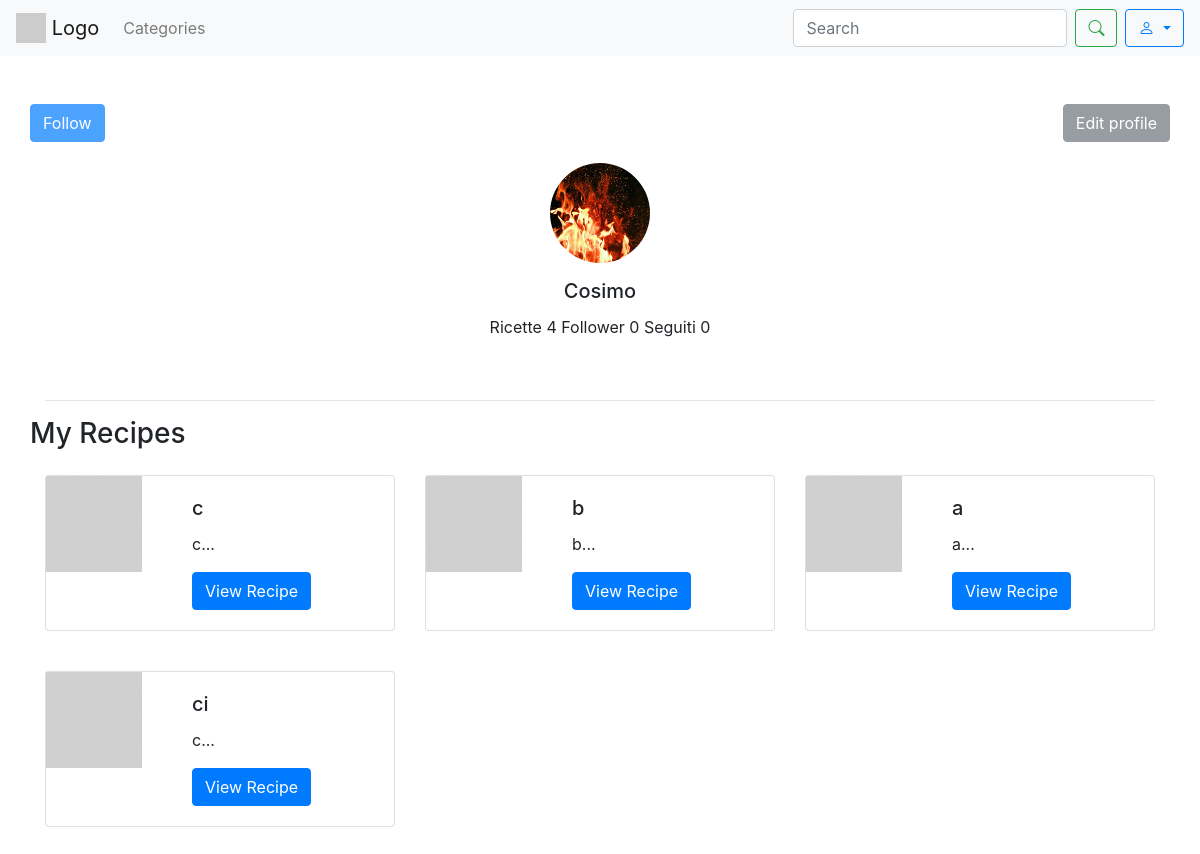
/profilo/ (signed in), run on an earlier commit of the app's database.
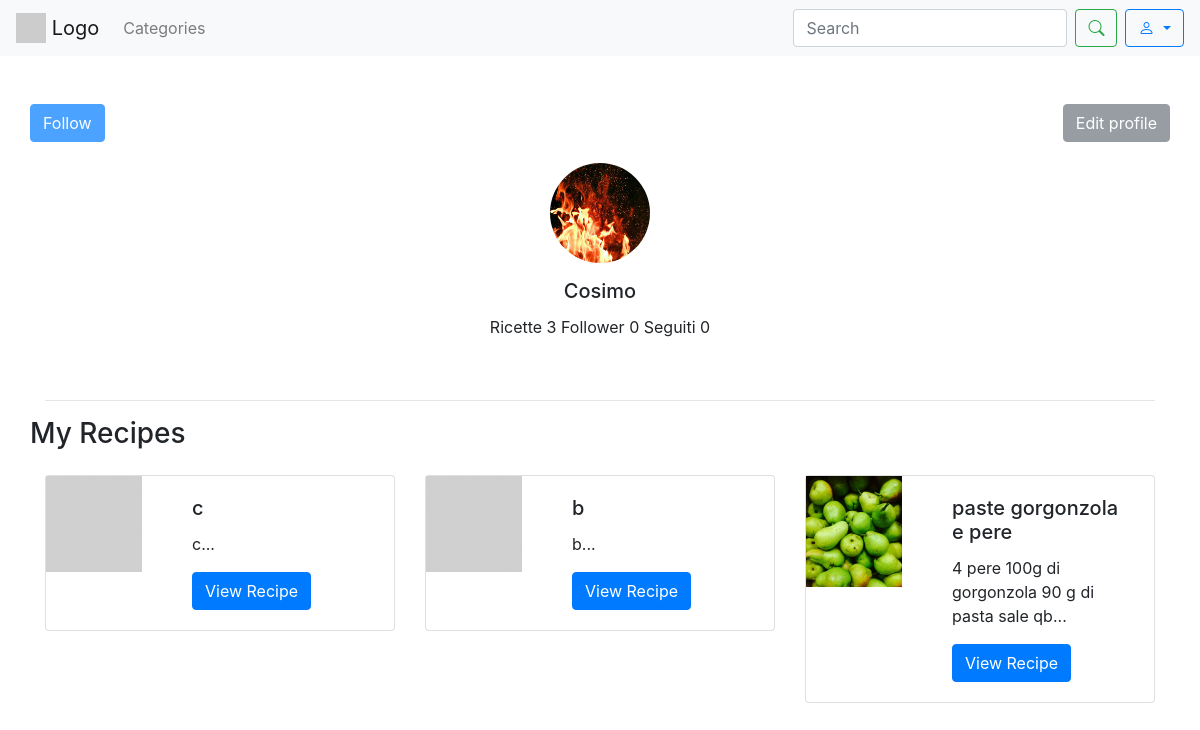
And on a later commit of the database.
### sito/models.py (models this page shows, shortened)
class CustomUser(AbstractUser):
    profile_image = models.ImageField(upload_to='profile_images/', blank=True, null=True)
    def get_profile_picture_url(self):
        if self.profile_image:
            return self.profile_image.url
        return static('images/defaultprofile.jpg')
    def count_recipes(self):
        return self.recipe_set.count()
    def count_followers(self):
        return self.followers.count()
    def count_following(self):
        return self.following.count()

class Recipe(models.Model):
    title = models.CharField(max_length=200)
    photo = models.ImageField(upload_to='recipes_photos/', blank=True, null=True)
    preparationtime = models.CharField(help_text="Totale tempo di preparazione (es: 1 hour 30 minutes)", max_length=200,
                                       blank=True, null=True)
    category = models.ForeignKey(Category, on_delete=models.CASCADE)
    user = models.ForeignKey('CustomUser', on_delete=models.CASCADE)
    ingredients = models.TextField()
    instructions = models.TextField()

### sito/views.py (the view)
# urls.py: path("profilo/", profilo, name='profilo'),
def profilo(request):
    recipes = Recipe.objects.filter(user=request.user)
    return render(request, 'profile.html', {'recipes': recipes})

### template/profile.html (shortened to what this page needs)
<!DOCTYPE html>
{% load static %}
<html lang="en">
<head>
    <link rel="stylesheet" href="https://maxcdn.bootstrapcdn.com/bootstrap/4.5.2/css/bootstrap.min.css">
    <link rel="stylesheet" href="https://cdn.jsdelivr.net/npm/bootstrap-icons/font/bootstrap-icons.css">
</head>
<body>
    <nav class="navbar navbar-expand-lg navbar-light bg-light">
        <a class="navbar-brand" href="{% url 'homepage' %}">
            <img src="https://via.placeholder.com/30" alt="Logo" class="d-inline-block align-top">
            Logo
        </a>
            <ul class="navbar-nav mr-auto">
                <li class="nav-item">
                    <a class="nav-link" href="#">Categories</a>
                </li>
            </ul>
            <form class="form-inline my-2 my-lg-0">
                <input class="form-control mr-sm-2" type="search" placeholder="Search" aria-label="Search">
                <button class="btn btn-outline-success my-2 my-sm-0" type="submit"><i class="bi bi-search"></i></button>
            </form>
            <div class="dropdown ml-2">
                <button class="btn btn-outline-primary dropdown-toggle" type="button" id="userDropdown" data-toggle="dropdown" aria-haspopup="true" aria-expanded="false">
                    <i class="bi bi-person"></i>
                </button>
            </div>
    </nav>
    <div class="container py-5">
        <div class="row justify-content-between">
            <button type="button" class="btn btn-primary" style="opacity: 0.7;">Follow</button>
            <a class="btn btn-secondary"  href="{% url 'mysetting' %}" role="button" style="opacity: 0.7;">Edit profile</a>
        </div>
        <div class="row justify-content-center">
            <div class="col-md-6 text-center">
                <div class="card border-white mb-4">
                    <div class="card-body">
                        <img src=" {{ user.get_profile_picture_url }} " alt="Profile Picture" class="rounded-circle img-fluid mb-3" style="width: 100px; height: 100px;">
                        <h5 class="card-title">{{ user.username }}</h5>
                        <p class="card-text">Ricette {{ user.count_recipes }} Follower {{ user.count_followers }} Seguiti {{ user.count_following }} </p>
                    </div>
                </div>
            </div>
        </div>
        <hr>
        <div class="row">
            <h3 class="text-center mb-4">My Recipes</h3>
        </div>
        <div class="row">
                {% for recipe in recipes %}
                <div class="col-md-4 mb-4">
                    <div class="card mb-3" style="max-width: 540px;">
                        <div class="row g-0">
                              <div class="col-md-4">
                                  {% if recipe.photo %}
                                    <img src=" {{ recipe.photo.url }} " class="img-fluid rounded-start" alt="foto ricetta" >
                                  {% else %}
                                    <img src="{% static 'images/defaultrecipe.jpg' %}" class="img-fluid rounded-start" alt="foto ricetta">
                                  {% endif %}
                              </div>
                            <div class="col-md-8">
                                <div class="card-body">
                                    <h5 class="card-title">{{ recipe.title }}</h5>
                                    <p class="card-text">{{ recipe.ingredients|slice:":100" }}...</p>
                                    <a href="{% url 'recipe_detail' recipe.id %}" class="btn btn-primary">View Recipe</a>
                                </div>
                            </div>
                        </div>
                    </div>
                </div>
            {% endfor %}
        </div>
    </div>
</body>
</html>

What changed in the data, as far as the page shows it:
removed Recipe: title "a", ingredients "a"
removed Recipe: title "ci", ingredients "c"
changed CustomUser "Cosimo": count_recipes "4" → "3"
added Recipe: photo (picture), title "paste gorgonzola e pere", ingredients "4 pere 100g di gorgonzola 90 g di pasta sale qb"
